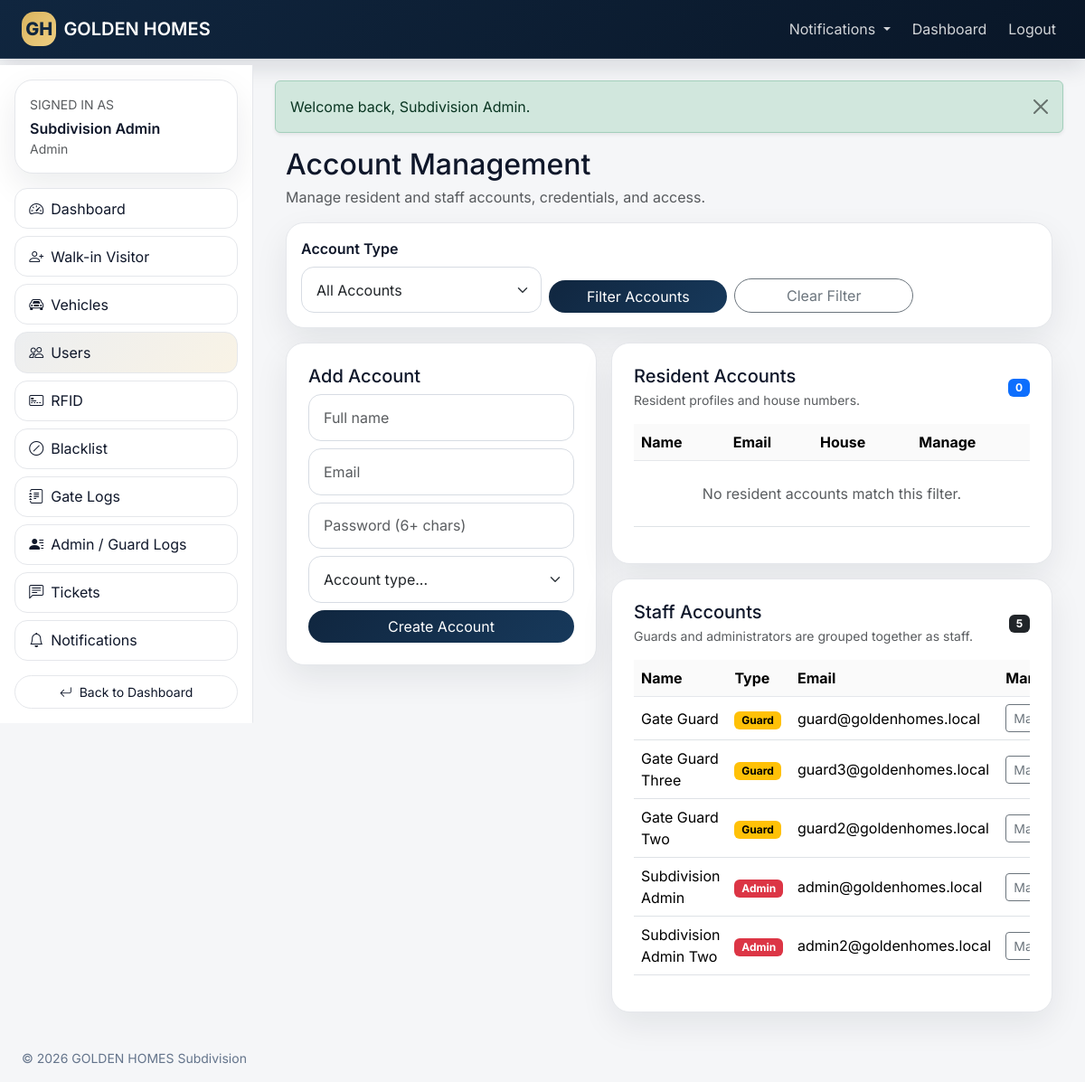
/admin/users.php (signed in), run on the app's committed database.
### tables this page shows
CREATE TABLE users (
id BIGINT UNSIGNED AUTO_INCREMENT PRIMARY KEY,
full_name VARCHAR(150) NOT NULL,
email VARCHAR(150) NOT NULL UNIQUE,
password VARCHAR(255) NOT NULL,
role ENUM('resident',
'guard',
'admin') NOT NULL,
status ENUM('active',
'inactive',
'suspended') NOT NULL DEFAULT 'active',
last_login_at DATETIME NULL,
is_super_admin TINYINT(1) NOT NULL DEFAULT 0,
created_at TIMESTAMP DEFAULT CURRENT_TIMESTAMP,
updated_at TIMESTAMP DEFAULT CURRENT_TIMESTAMP ON UPDATE CURRENT_TIMESTAMP
);

### app/Controllers.php (called while the page is built, shortened)
<?php
class AdminController
{
    public function users(): void
    {
        $accountType=strtolower(trim($_GET['account_type']??''));
        if(!in_array($accountType,['resident','staff'],true)) $accountType='all';
        $residents=$accountType==='staff'?[]:ResidentModel::all();
        $guards=$accountType==='resident'?[]:UserModel::byRole('guard');
        $admins=$accountType==='resident'?[]:UserModel::byRole('admin');
        View::render('admin/users',['pageTitle'=>'Account Management','residents'=>$residents,'guards'=>$guards,'admins'=>$admins,'accountType'=>$accountType]);
    }
}
?>

### admin/users.php (called while the page is built, shortened)
<?php
(new AdminController())->users();

### app/Models.php (called while the page is built, shortened)
<?php
class UserModel
{
    public static function byRole(string $role): array
    {
        $stmt = Database::pdo()->prepare("SELECT * FROM users WHERE role = ? AND is_super_admin = 0 ORDER BY full_name ASC");
        $stmt->execute([$role]);
        return $stmt->fetchAll();
    }
}
class ResidentModel
{
    public static function all(): array
    {
        return Database::pdo()->query("
            SELECT r.*, u.full_name, u.email
            FROM residents r
            JOIN users u ON u.id = r.user_id
            ORDER BY r.house_number ASC
        ")->fetchAll();
    }
}
?>

### app/views/admin/users.php (the view, shortened to what this page needs)
<?php
include app_path('views/layouts/header.php');
?>
<div class="container-fluid">
    <div class="d-flex justify-content-between align-items-center flex-wrap gap-2 mb-3">
        <div>
            <h2 class="mb-1">Account Management</h2>
            <div class="text-muted">Manage resident and staff accounts, credentials, and access.</div>
        </div>
    </div>
    <div class="gh-card p-3 mb-3">
        <form method="get" class="row g-2 align-items-end">
            <div class="col-md-4">
                <label class="form-label">Account Type</label>
                <select class="form-select" name="account_type">
                    <option value="all" <?= ($accountType ?? 'all') === 'all' ? 'selected' : '' ?>>All Accounts</option>
                </select>
            </div>
            <div class="col-md-3"><button class="btn gh-primary rounded-pill w-100">Filter Accounts</button></div>
            <div class="col-md-3"><a class="btn btn-outline-secondary rounded-pill w-100" href="<?= e(url('admin/users.php')) ?>">Clear Filter</a></div>
        </form>
    </div>
    <div class="row g-3">
        <div class="col-xl-5">
            <div class="gh-card p-4">
                <h5>Add Account</h5>
                <form method="post" class="d-grid gap-2">
                    <input class="form-control" name="full_name" placeholder="Full name" required>
                    <input class="form-control" type="email" name="email" placeholder="Email" required>
                    <input class="form-control" type="password" name="password" placeholder="Password (6+ chars)" minlength="6" required>
                    <select class="form-select" id="accountRole" name="role" required>
                        <option value="">Account type...</option>
                    </select>
                    <button class="btn gh-primary rounded-pill">Create Account</button>
                </form>
            </div>
        </div>
        <div class="col-xl-7">
            <?php if (($accountType ?? 'all') !== 'staff'): ?>
            <div class="gh-card p-4 mb-3">
                <div class="d-flex justify-content-between align-items-center mb-3">
                    <div><h5 class="mb-1">Resident Accounts</h5><div class="small text-muted">Resident profiles and house numbers.</div></div>
                    <span class="badge text-bg-primary"><?= count($residents) ?></span>
                </div>
                <div class="table-responsive">
                    <table class="table gh-table align-middle">
                        <thead><tr><th>Name</th><th>Email</th><th>House</th><th>Manage</th></tr></thead>
                        <tbody>
                        <?php if (empty($residents)): ?><tr><td colspan="4" class="text-center text-muted py-4">No resident accounts match this filter.</td></tr><?php endif; ?>
                        </tbody>
                    </table>
                </div>
            </div>
            <?php endif; ?>
            <?php if (($accountType ?? 'all') !== 'resident'): ?>
            <div class="gh-card p-4">
                <div class="d-flex justify-content-between align-items-center mb-3">
                    <div><h5 class="mb-1">Staff Accounts</h5><div class="small text-muted">Guards and administrators are grouped together as staff.</div></div>
                    <span class="badge text-bg-dark"><?= count($guards) + count($admins) ?></span>
                </div>
                <div class="table-responsive">
                    <table class="table gh-table align-middle">
                        <thead><tr><th>Name</th><th>Type</th><th>Email</th><th>Manage</th></tr></thead>
                        <tbody>
                        <?php foreach (array_merge($guards, $admins) as $u): ?>
                            <tr>
                                <td><?= e($u['full_name']) ?></td>
                                <td><span class="badge <?= $u['role'] === 'admin' ? 'text-bg-danger' : 'text-bg-warning' ?>"><?= e(ucfirst($u['role'])) ?></span></td>
                                <td><?= e($u['email']) ?></td>
                                <td>
                                    <div class="dropdown">
                                        <button class="btn btn-sm btn-outline-secondary dropdown-toggle" type="button" data-bs-toggle="dropdown" aria-expanded="false">
                                            Manage account
                                        </button>
                                    </div>
                                </td>
                            </tr>
                        <?php endforeach; ?>
                        </tbody>
                    </table>
                </div>
            </div>
            <?php endif; ?>
        </div>
    </div>
</div>
<?php include app_path('views/layouts/footer.php'); ?>

### app/views/partials/sidebar.php
<?php
 $user=current_user();$role=$user['role']??'';$links=match($role){
'resident'=>[['Dashboard','resident/dashboard.php','bi-speedometer2'],['Requests','resident/requests.php','bi-person-lines-fill'],['Pre-register Visitor','resident/visitor.php','bi-person-plus'],['Tickets','resident/tickets.php','bi-chat-left-text'],['Notifications','notifications.php','bi-bell']],
'guard'=>[['Dashboard','guard/dashboard.php','bi-speedometer2'],['Walk-in Visitor','guard/walkin.php','bi-person-plus'],['Blacklist','guard/blacklist.php','bi-slash-circle'],['Gate Logs','guard/logs.php','bi-journal-text'],['My Activity','guard/activity-logs.php','bi-person-lines-fill'],['Notifications','notifications.php','bi-bell']],
'admin'=>[['Dashboard','admin/dashboard.php','bi-speedometer2'],['Walk-in Visitor','admin/walkin.php','bi-person-plus'],['Vehicles','admin/vehicles.php','bi-car-front'],['Users','admin/users.php','bi-people'],['RFID','admin/rfid.php','bi-credit-card-2-front'],['Blacklist','admin/blacklist.php','bi-slash-circle'],['Gate Logs','admin/logs.php','bi-journal-text'],['Admin / Guard Logs','admin/activity-logs.php','bi-person-lines-fill'],['Tickets','admin/tickets.php','bi-chat-left-text'],['Notifications','notifications.php','bi-bell']],default=>[]};$current=trim(parse_url($_SERVER['REQUEST_URI']??'',PHP_URL_PATH)??''); ?>
<aside class="gh-sidebar d-none d-lg-block"><div class="p-3"><div class="gh-sidebar-card"><div class="small text-uppercase text-muted mb-1">Signed in as</div><div class="fw-semibold"><?=e($user['name']??'User')?></div><div class="small text-muted text-capitalize"><?=e($role)?></div></div><div class="mt-3 d-grid gap-2"><?php foreach($links as [$label,$href,$icon]): ?><a class="btn <?=str_contains($current,$href)?'btn-ghost-active':'btn-ghost'?>" href="<?=e(url($href))?>"><i class="bi <?=e($icon)?> me-2"></i><?=e($label)?></a><?php endforeach;?></div><div class="gh-sidebar-actions mt-3 d-grid gap-2"><a class="btn btn-sm gh-btn-soft" href="<?=e(dashboard_url($user))?>"><i class="bi bi-arrow-return-left me-2"></i>Back to Dashboard</a><a class="btn btn-sm gh-btn-outline" href="<?=e(url('logout.php'))?>"><i class="bi bi-box-arrow-right me-2"></i>Logout</a></div></div></aside>

### data on the page
users: full_name "Subdivision Admin", role "Admin", email "admin@goldenhomes.local"
users: full_name "Gate Guard", role "Guard", email "guard@goldenhomes.local"
users: full_name "Gate Guard Three", role "Guard", email "guard3@goldenhomes.local"
users: full_name "Gate Guard Two", role "Guard", email "guard2@goldenhomes.local"
users: full_name "Subdivision Admin Two", role "Admin", email "admin2@goldenhomes.local"

### other printed values
APP_SHORT "GOLDEN HOMES"
$label "Dashboard"
$label "Walk-in Visitor"
$label "Vehicles"
$label "Users"
$label "RFID"
$label "Blacklist"
$label "Gate Logs"
$label "Admin / Guard Logs"
$label "Tickets"
$label "Notifications"
$flash['message'] "Welcome back, Subdivision Admin."
count($residents) "0"
count($guards) + count($admins) "5"
APP_NAME "GOLDEN HOMES Subdivision"
